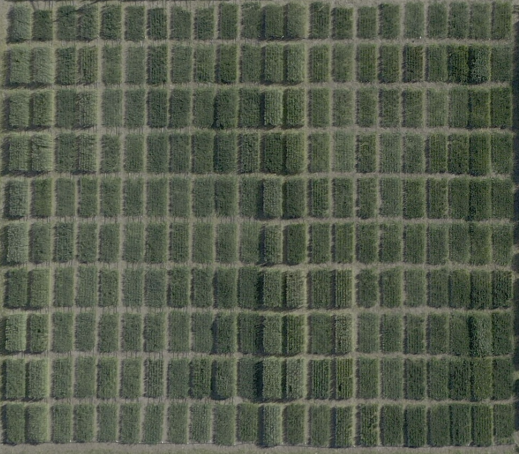
#> input picture Hough/hough_prueba.png, 519 x 454 px, found by its file name
$ python T_Hough.py   (older library calls are emulated)
#> lines starting #> are read from the running program, lines starting #| are printed output that depends on the picture; after the words box and inside, x2 and y2 are one past the last pixel; in counts of white or black regions, pixels touching at a corner belong together
#!/usr/bin/env python3
# -*- coding: utf-8 -*-
"""
Created on Thu Oct 17 16:30:00 2019

@author: nicolascuedo
"""

import cv2
import numpy as np
import matplotlib.pyplot as plt
path="/home/braso/Agricultura_UNQ/Hough"
#file= "/campoCortado.jpg"
#file= "/frame4.jpg"
file="/GI.jpg"
#file="/santiago.jpg"
file2="/RGB.jpg"
file_prueba='/hough_prueba.png'

#img1 = cv2.imread(path+file2,cv2.IMREAD_GRAYSCALE)

img=cv2.imread(path+file_prueba, cv2.IMREAD_GRAYSCALE)
#> img: shape (454, 519); min 11, max 185, mean 87.2

plt.figure()
plt.imshow(img)


ret, thresh = cv2.threshold(img,90,255,0)
#> thresh: shape (454, 519); 40% white; 2580 white regions (2555 under 20 px), largest, box (x1, y1, x2, y2) and area: (0, 0, 519, 454) 87753, (272, 330, 282, 353) 93, (275, 55, 283, 80) 89
#thresh= np.uint8(255*(thresh-thresh.min()) / (thresh.max()-thresh.min()))


kernel=np.ones(5)
thresh=cv2.morphologyEx(thresh,cv2.MORPH_OPEN,kernel)
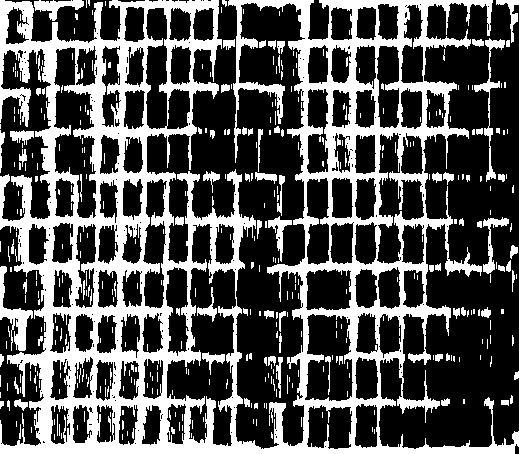
#> thresh: shape (454, 519); 32.7% white; 417 white regions (329 under 20 px), largest, box (x1, y1, x2, y2) and area: (0, 0, 519, 454) 67174, (0, 266, 33, 351) 866, (474, 38, 505, 182) 650
#thresh=cv2.GaussianBlur(thresh,(5,5),cv2.BORDER_DEFAULT)

#thresh=cv2.
plt.figure('Campo de cultivo')
plt.imshow(thresh,'gray')

img=thresh
#img = abs(thresh-255)
# %%
# Para una simulacion mala, comentar if y ejecutar cv2.HL con 300

img1 = cv2.imread(path+file_prueba)
#> img1 is the input picture: shape (454, 519, 3); mean B, G, R 76.2, 91.5, 84.5


#gray = cv2.cvtColor(img,cv2.COLOR_BGR2GRAY)
#edges = cv2.Canny(gray,50,150,apertureSize = 3)

black=np.zeros(img1.shape)

# Find lines of field and Draw it in red color
lines = cv2.HoughLines(img,1,np.pi/180,200)
#> lines = 2133 rows, first 8: [449, 1.57], [444, 1.59], [44, 1.57], [2, 1.57], [221, 1.57], [267, 1.57], [48, 1.55], [354, 0]
if lines is not None:
	for line in lines:
		for rho,theta in line:
			if (0<=theta<=0.01 or (np.pi/2)-0.01<=theta<=(np.pi/2)+0.01):
			    a = np.cos(theta)
			    b = np.sin(theta)
			    x0 = a*rho
			    y0 = b*rho
			    x1 = int(x0 + 1000*(-b))
			    y1 = int(y0 + 1000*(a))
			    x2 = int(x0 - 1000*(-b))
			    y2 = int(y0 - 1000*(a))

			    cv2.line(img1,(x1,y1),(x2,y2),(0,0,255),5)
			    cv2.line(black,(x1,y1),(x2,y2),(255,255,255),10)
			    plt.figure('RGB hough')
			    plt.imshow(img1[:,:,::-1])
			    plt.figure('scatter')
			    plt.scatter(rho,theta)
#> this loop made 2133 passes
#> black: shape (454, 519, 3) float64; 59% white; 200 black regions, largest, box (x1, y1, x2, y2) and area: (242, 226, 275, 262) 1155, (242, 362, 275, 398) 1155, (242, 408, 275, 444) 1155
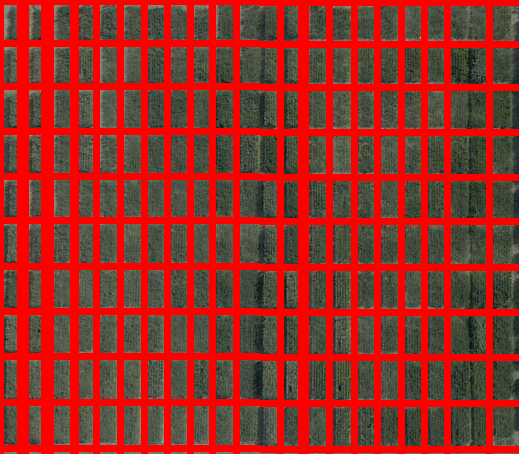
#> img1: shape (454, 519, 3); mean B, G, R 39.6, 48, 148.4

plt.xlabel('rho')
plt.ylabel('theta')
plt.title('Hough Space')
cv2.imwrite('testRGB.jpg',img1)
cv2.imwrite('lineas.jpg',black)

plt.figure()
plt.imshow(img1[:,:,::-1])
plt.title('Ground lines detection')


black=np.uint8(black)
black=cv2.cvtColor(black,cv2.COLOR_RGB2GRAY)
ret, black = cv2.threshold(black,127,255,0)
black=np.uint8(black/255)
black=abs(black-1)
#> black: shape (454, 519); 41% white; 200 white regions
plt.imshow(black)

contoursImg=np.ones(img1.shape)
imgC,cnt,hr=cv2.findContours(black,cv2.RETR_EXTERNAL,cv2.CHAIN_APPROX_NONE)
#> cnt = 200 contours; largest, box (x1, y1, x2, y2) and area: (242, 408, 275, 444) 1088, (242, 362, 275, 398) 1088, (242, 226, 275, 262) 1088, (242, 317, 275, 352) 1056, (242, 272, 275, 307) 1056; hr = 200 rows, first 6: [1, -1, -1, -1], [2, 0, -1, -1], [3, 1, -1, -1], [4, 2, -1, -1], [5, 3, -1, -1], [6, 4, -1, -1]
cv2.drawContours(contoursImg,cnt,-1,(0,0,0))
#> contoursImg: shape (454, 519, 3) float64; values 0 (black) and 1 (white), 92.2% white; black in thin lines or dots
contoursImg=np.uint8(contoursImg)
contoursImg=cv2.cvtColor(contoursImg,cv2.COLOR_RGB2GRAY)
plt.imshow(contoursImg)


ret, labels = cv2.connectedComponents(contoursImg)
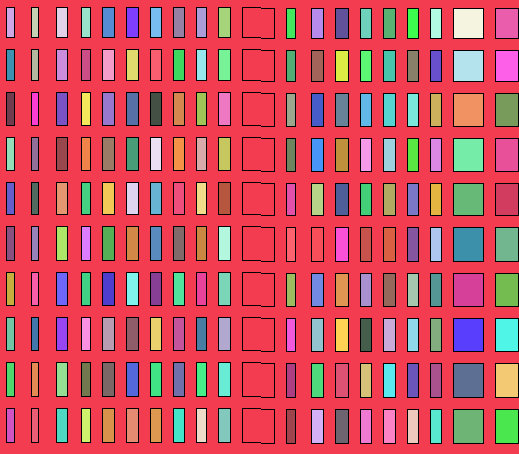
#> labels: shape (454, 519) int32; 192 distinct labels, from 0 to 191; one colour per label, 0 black
#> ret = 192


def imshow_components(labels):
    # Map component labels to hue val
    label_hue = np.uint8(179*labels/np.max(labels))
    blank_ch = 255*np.ones_like(label_hue)
    labeled_img = cv2.merge([label_hue, blank_ch, blank_ch])

    # cvt to BGR for display
    labeled_img = cv2.cvtColor(labeled_img, cv2.COLOR_HSV2BGR)

    # set bg label to black
    labeled_img[label_hue==0] = 0

    cv2.imshow('labeled.png', labeled_img)
    cv2.waitKey()

imshow_components(labels)

# %%
ret, labels = cv2.connectedComponents(black)
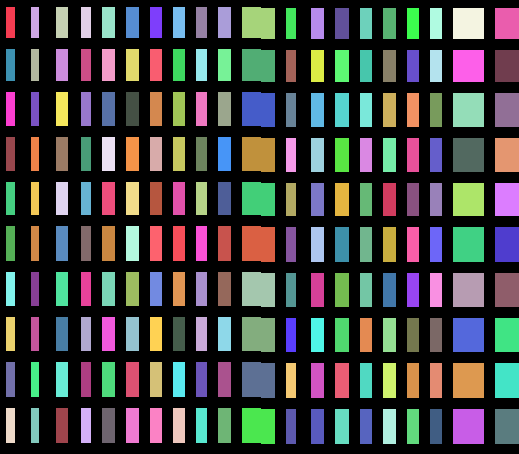
#> labels: shape (454, 519) int32; 201 distinct labels, from 0 to 200; one colour per label, 0 black
#> ret = 201

def imshow_components(labels):
    # Map component labels to hue val
    label_hue = np.uint8(179*labels/np.max(labels))
    blank_ch = 255*np.ones_like(label_hue)
    labeled_img = cv2.merge([label_hue, blank_ch, blank_ch])

    # cvt to BGR for display
    labeled_img = cv2.cvtColor(labeled_img, cv2.COLOR_HSV2BGR)

    # set bg label to black
    labeled_img[label_hue==0] = 0
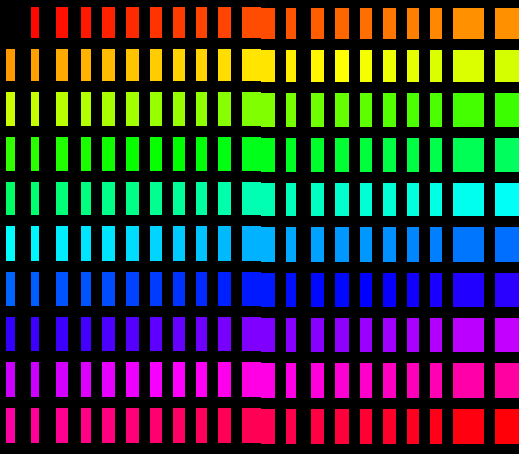
#> labeled_img: shape (454, 519, 3); mean B, G, R 53.4, 52, 51.2

    cv2.imshow('labeled.png', labeled_img)
    cv2.waitKey()

imshow_components(labels)

# Set up the detector with default parameters.
detector = cv2.SimpleBlobDetector()

# Detect blobs.
keypoints = detector.detect(black)
#> keypoints = ()

# Draw detected blobs as red circles.
# cv2.DRAW_MATCHES_FLAGS_DRAW_RICH_KEYPOINTS ensures the size of the circle corresponds to the size of blob
im_with_keypoints = cv2.drawKeypoints(black, keypoints, np.array([]), (0,0,255), cv2.DRAW_MATCHES_FLAGS_DRAW_RICH_KEYPOINTS)

# Show keypoints
cv2.imshow("Keypoints", im_with_keypoints)
cv2.waitKey(0)

# %% Prueba Bra
img1 = cv2.imread(path+file2)
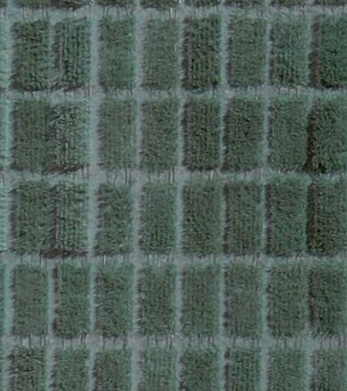
#> input picture Hough/RGB.jpg, 347 x 391 px, found by its file name
#> img1 is the input picture: shape (391, 347, 3); mean B, G, R 88.8, 95.6, 80.5
lines = cv2.HoughLines(img,1,np.pi/180,200)
if lines is not None:
	plt.figure()
	for line in lines:
		for rho,theta in line:
			if (0<=theta<=0.01 or (np.pi/2)-0.01<=theta<=(np.pi/2)+0.01):
				a = np.cos(theta)
				b = np.sin(theta)
				x0 = a*rho
				y0 = b*rho
				x1 = int(x0 + 1000*(-b))
				y1 = int(y0 + 1000*(a))
				x2 = int(x0 - 1000*(-b))
				y2 = int(y0 - 1000*(a))
				cv2.line(img1,(x1,y1),(x2,y2),(0,0,255),2)
				plt.scatter(rho,theta)

#    for line in lines:
#        for x1,y1,x2,y2 in line:
#            cv2.line(line_image,(x1,y1),(x2,y2),(255,0,0),10)

plt.figure()
plt.imshow(img1[:,:,::-1])
#plt.figure()
#plt.scatter(lines[:,0,0],lines[:,0,1])
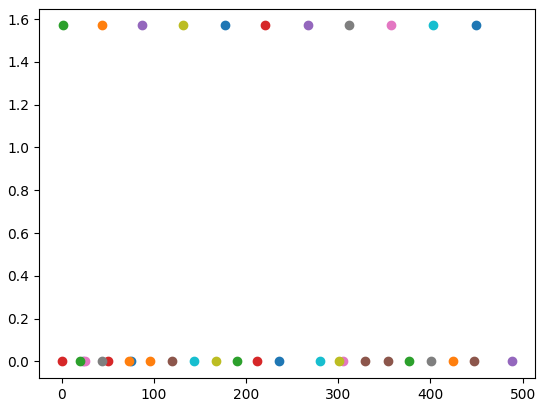
#> figure drawn by matplotlib, 1 panel
